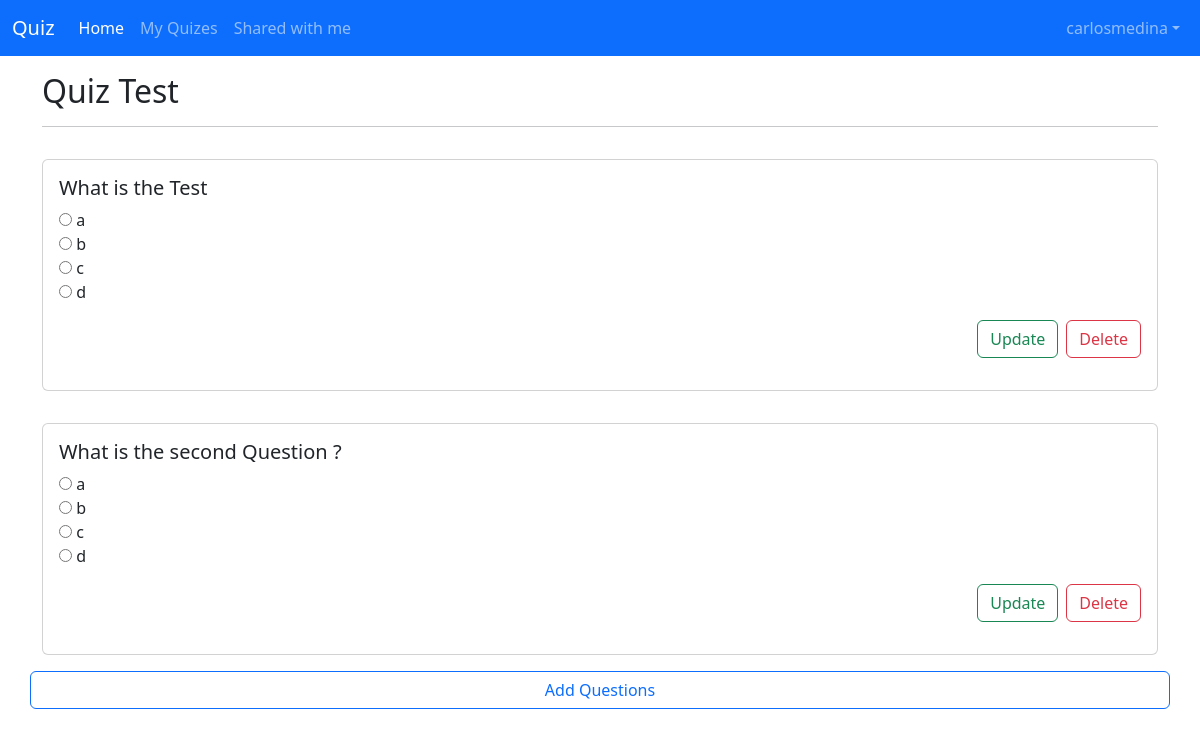
The app's page /view_quiz/1/ (signed in) with its own data.
### quizApp/models.py (models this page shows, shortened)
class Quiz(models.Model):
    name = models.CharField(max_length=100)
    owner = models.ForeignKey(User, on_delete=models.CASCADE, default=1)
    shared_with = models.ManyToManyField(User, related_name='shared_quizzes', blank=True)

class QuizModel(models.Model):
    quiz = models.ForeignKey(Quiz, on_delete=models.CASCADE, related_name='questions')
    question = models.CharField(max_length=250)
    option1 = models.CharField(max_length=250)
    option2 = models.CharField(max_length=250)
    option3 = models.CharField(max_length=250)
    option4 = models.CharField(max_length=250)
    ans = models.CharField(max_length=250)

### quizApp/views.py (the view)
# urls.py: path('view_quiz/<int:quiz_id>/', views.view_quiz, name='view_quiz'),
def view_quiz(request, quiz_id):
    check_quiz_owner(request, quiz_id)
    quiz = Quiz.objects.get(id=quiz_id)
    context = {'quiz': quiz}
    return render(request, 'view_quiz.html', context)

### quizApp/views.py (called while the page is built)
def check_quiz_owner(request, quiz_id):
    quiz = Quiz.objects.get(id=quiz_id)
    if quiz.owner != request.user:
        raise PermissionDenied

### quizApp/templates/view_quiz.html (shortened to what this page needs)
{% extends 'base.html' %}
{% block content %}
  <div class="container mt-3">
    <h2>{{ quiz.name }}</h2>
    <hr>
    <div class="row">
      {% for question in quiz.questions.all %}
        <div class="col-sm-12">
          <div class="card my-3">
            <div class="card-body">
              <h5 class="card-title">{{ question.question }}</h5>
              <p class="card-text">
                <input type="radio" name="{{ question.id }}" value="1"> {{ question.option1 }}<br>
                <input type="radio" name="{{ question.id }}" value="2"> {{ question.option2 }}<br>
                <input type="radio" name="{{ question.id }}" value="3"> {{ question.option3 }}<br>
                <input type="radio" name="{{ question.id }}" value="4"> {{ question.option4 }}<br>
              </p>
              <div class="d-flex justify-content-end">
                <a href="{% url 'update_question' question.id %}" class="btn btn-outline-success me-2 btn-update">Update</a>
                <form method="POST" action="{% url 'delete_question' question.id %}">
                  <button type="submit" class="btn btn-outline-danger">Delete</button>
                </form>
              </div>
            </div>
          </div>
        </div>
      {% empty %}
        <div class="col-sm-12">
          <p>No questions yet.</p>
        </div>
      {% endfor %}
      <a href="{% url 'add_questions' quiz.id %}" class="btn btn-outline-primary me-2 btn-update">Add Questions</a>
    </div>
  </div>
{% endblock %}

### quizApp/templates/base.html (shortened to what this page needs)
<html>
<head>
    <link href="https://cdn.jsdelivr.net/npm/bootstrap@5.3.0-alpha1/dist/css/bootstrap.min.css" rel="stylesheet">
</head>
<body>
<nav class="navbar navbar-expand-lg navbar-dark bg-primary">
    <div class="container-fluid">
        <a class="navbar-brand" href="#">Quiz</a>
        <div class="collapse navbar-collapse" id="navbarNav">
            <ul class="navbar-nav me-auto">
                {% if user.is_authenticated %}
                <li class="nav-item">
                    <a class="nav-link active" aria-current="page" href="{% url 'home' %}">Home</a>
                </li>
                <li class="nav-item">
                    <a class="nav-link" href="{% url 'quiz_list' %}">My Quizes</a>
                </li>
                <li class="nav-item">
                    <a class="nav-link" href="{% url 'shared_with_me' %}">Shared with me</a>
                </li>
                {% else %}
                <li class="nav-item">
                    <a class="nav-link active" aria-current="page" href="{% url 'home' %}">Home</a>
                </li>
                {% endif %}
            </ul>
            <ul class="navbar-nav ms-auto">
                {% if user.is_authenticated %}
                    <li class="nav-item dropdown">
                        <a class="nav-link dropdown-toggle" href="#" id="navbarDropdown" role="button" data-bs-toggle="dropdown" aria-expanded="false">{{ user.username }}</a>
                    </li>
                {% endif %}
            </ul>
        </div>
    </div>
</nav>
{% block content %}
{% endblock %}
</body>
</html>

### quizApp/templates/view_quiz.html (style rules this page uses)
.btn-update { height: 38px; }

### records on screen
Quiz: name "Quiz Test"
QuizModel: question "What is the Test", option1 "a", option2 "b", option3 "c", option4 "d"
QuizModel: question "What is the second Question ?", option1 "a", option2 "b", option3 "c", option4 "d"

### other values on screen
{{ user.username }} "carlosmedina"
